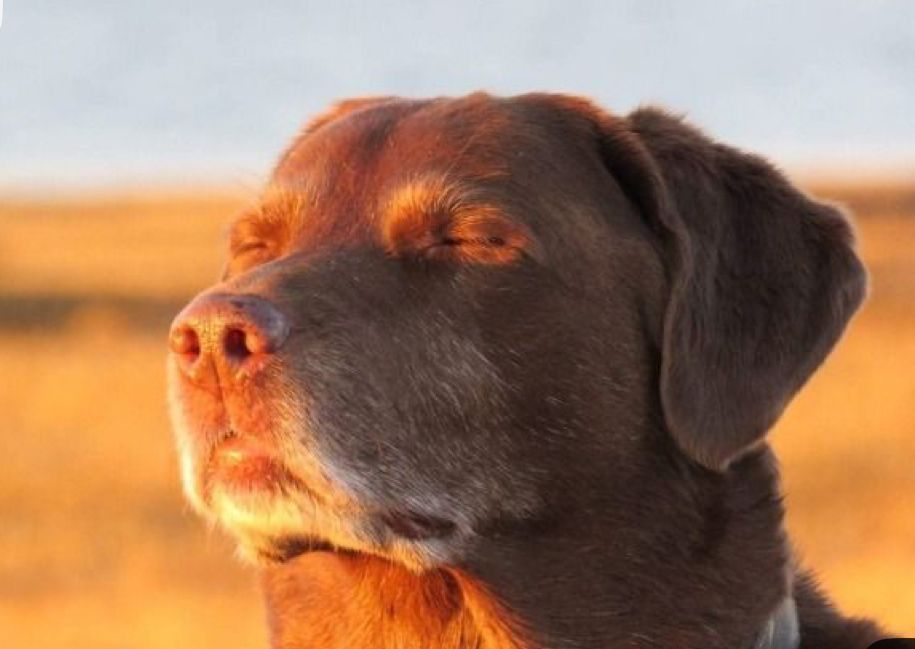
#> input picture part1_cartoonifier/assets/its_over.jpg, 915 x 649 px
$ jupyter execute cartoonifier.ipynb   (shell and % lines are left out)   (older library calls are emulated)
#> lines starting #> are read from the running program, lines starting #| are printed output that depends on the picture; after the words box and inside, x2 and y2 are one past the last pixel; in counts of white or black regions, pixels touching at a corner belong together
## Part I: Applying Image Processing Filters For Image Cartoonifying

### Objective
In this part of the assignment, the objective is to process real-world images to make them look like they are genuinely from a cartoon. The fundamental approach is to smooth the flat regions of the image with a solid color, and then draw thick, distinct lines over the strong edges. To achieve this comic book effect, we will detect edges, smooth the image, and overlay the enhanced edges back on top.

### 1.1 Generating a Black-and-White Sketch

To obtain a sketch (black-and-white drawing) of the image, we will utilize an edge-detection filter. However, edge detection is highly sensitive to noise.

#### 1.1.1 Noise Reduction Using Median Filter
We need to reduce the noise in the image before we use a Laplacian edge filter. We accomplish this using a Median filter, which is highly effective at removing noise while keeping the edges sharp.

Because Laplacian filters operate on grayscale images, we must first convert the original image from OpenCV's default BGR color space to Grayscale.
* **Grayscale Conversion:** The conversion applies weights to the color channels based on human perception:
  $$Y = 0.299R + 0.587G + 0.114B$$
* **Median Filtering:** A spatial filter slides a kernel (e.g., $5 \times 5$) across the image matrix. For each position, it sorts all the pixel values within the window and replaces the central pixel with the median value. Then, for noise reduction, we apply the Median filter.

[cell 1]
import cv2
import numpy as np
import matplotlib.pyplot as plt

def show_image(title, image, is_gray=False):
    plt.figure(figsize=(6, 6))
    if is_gray:
        plt.imshow(image, cmap='gray')
    else:
        plt.imshow(cv2.cvtColor(image, cv2.COLOR_BGR2RGB))
    plt.title(title)
    plt.axis('off')
    plt.show()

image_path = 'assets/its_over.jpg'
original_image = cv2.imread(image_path)
#> original_image is the input picture: shape (649, 915, 3); mean B, G, R 95.2, 122.8, 161.9

if original_image is None:
    print("Error: Could not load image.")
else:
    gray_image = cv2.cvtColor(original_image, cv2.COLOR_BGR2GRAY)
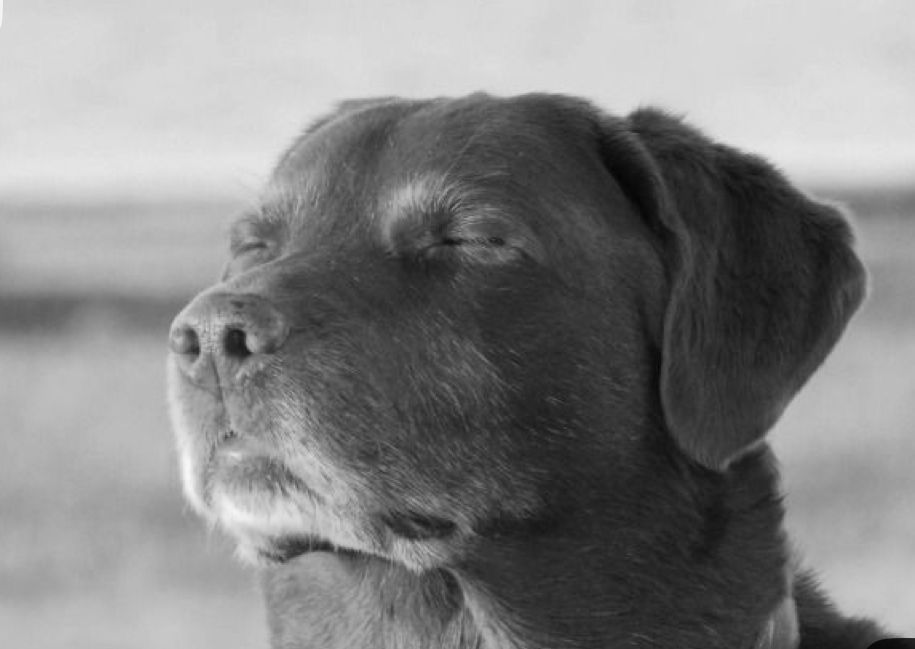
#> gray_image: shape (649, 915); min 3, max 247, mean 131.4

    smoothed_image = cv2.medianBlur(gray_image, 5)

    show_image("Original RGB image", original_image)
    show_image("Grayscale Image", gray_image, is_gray=True)
    show_image("Smoothed Grayscale Image", smoothed_image, is_gray=True)

### 1.1.2 Edge Detection Using Laplacian Filter

After noise reduction, a Laplacian filter is used for edge detection. The Laplacian operator is a second-order derivative mask that calculates the divergence of the gradient in an image, perfectly highlighting regions of rapid intensity change (the edges).

$$\Delta f = \frac{\partial^2 f}{\partial x^2} + \frac{\partial^2 f}{\partial y^2}$$

The Laplacian filter produces edges with varying brightness. Therefore, to make the edges look more like a sketch we apply a binary threshold to make the edges either white or black.

By default, edge detection produces white lines on a black background. Since a real sketch is black ink on white paper, we will use an inverted binary threshold (`cv2.THRESH_BINARY_INV`).

[cell 2]
laplacian_edges = cv2.Laplacian(smoothed_image, cv2.CV_8U, ksize=5)
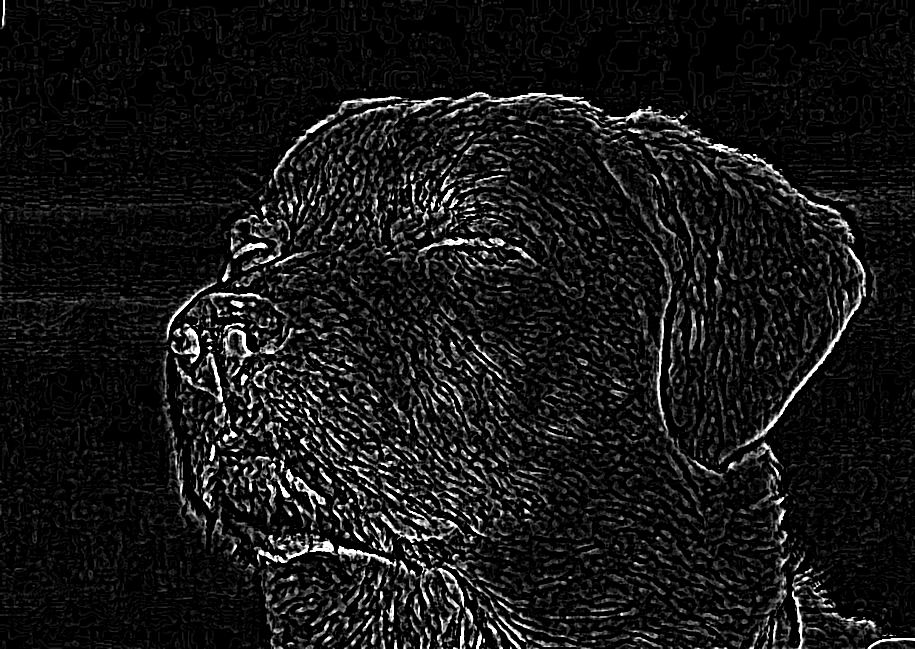
#> laplacian_edges: shape (649, 915); min 0, max 255, mean 22.3

threshold_value = 50
_, sketch_mask = cv2.threshold(laplacian_edges, threshold_value, 255, cv2.THRESH_BINARY_INV)
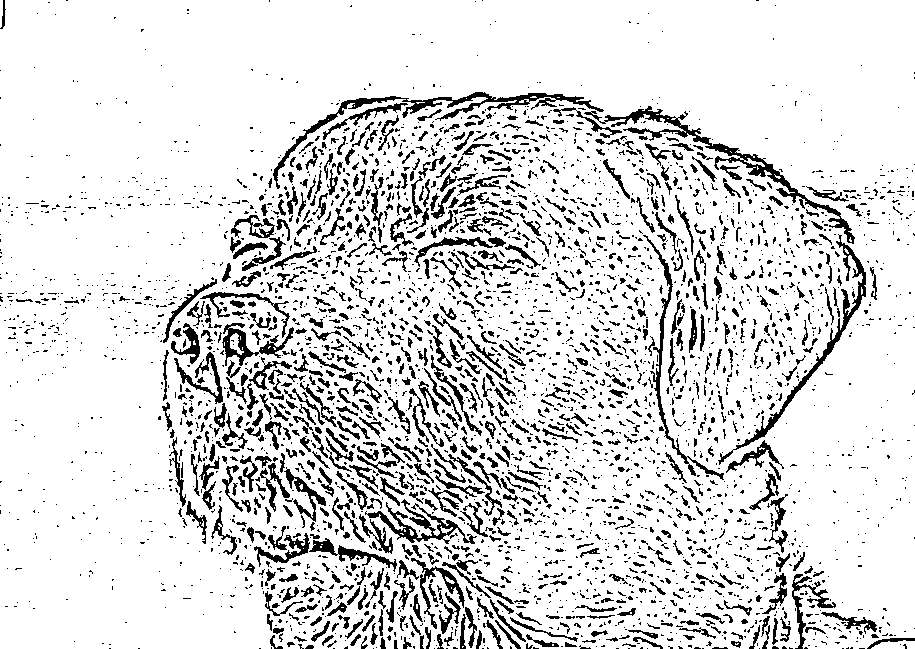
#> sketch_mask: shape (649, 915); 86.3% white; 3710 black regions (2877 under 20 px), largest, box (x1, y1, x2, y2) and area: (584, 106, 855, 244) 2516, (273, 92, 604, 189) 2293, (718, 234, 866, 465) 1738

show_image("Output from Laplacian Filter", laplacian_edges, is_gray=True)
show_image("Output after image thresholding", sketch_mask, is_gray=True)

### 1.2 Generating a Color Painting and a Cartoon

To obtain the color painting effect, we apply an edge-preserving filter known as the **Bilateral Filter**. A standard Gaussian blur smooths everything indiscriminately by averaging nearby pixels. A bilateral filter is smarter: it uses two separate Gaussian distributions.
1.  **Spatial Gaussian:** Weights pixels based on physical distance (closer pixels have more influence).
2.  **Intensity/Color Gaussian:** Weights pixels based on color similarity (only pixels with similar colors have influence).

The mathematical formulation for a pixel $\mathbf{p}$ is:
$$BF[I]_{\mathbf{p}} = \frac{1}{W_{\mathbf{p}}} \sum_{\mathbf{q} \in S} G_{\sigma_s}(\|\mathbf{p} - \mathbf{q}\|) G_{\sigma_r}(|I_{\mathbf{p}} - I_{\mathbf{q}}|) I_{\mathbf{q}}$$

This combination smooths flat regions while keeping edges sharp. However, a strong bilateral filter is computationally expensive and extremely slow.

To optimize this, instead of applying one massive filter (e.g., $21 \times 21$), we apply many small bilateral filters (e.g., $9 \times 9$) multiple times. This produces a strong cartoon effect in significantly less time.

Finally, to create the cartoon, we overlay the edge mask "sketch" onto the bilateral filter "painting". We use a bitwise AND operation, which essentially starts with a black background and copies the "painting" pixels that aren't edges in the "sketch" mask.

[cell 3]
num_repetitions = 7
ksize = 9 # filter size
sigma_color = 9 # affects how much the colors are mixed together. Higher means more mixing
sigma_space = 7 # determines how much neighboring pixels influence each other

color_painting = original_image.copy()

for _ in range(num_repetitions):
    color_painting = cv2.bilateralFilter(color_painting, ksize, sigma_color, sigma_space)

final_cartoon = cv2.bitwise_and(color_painting, color_painting, mask=sketch_mask)
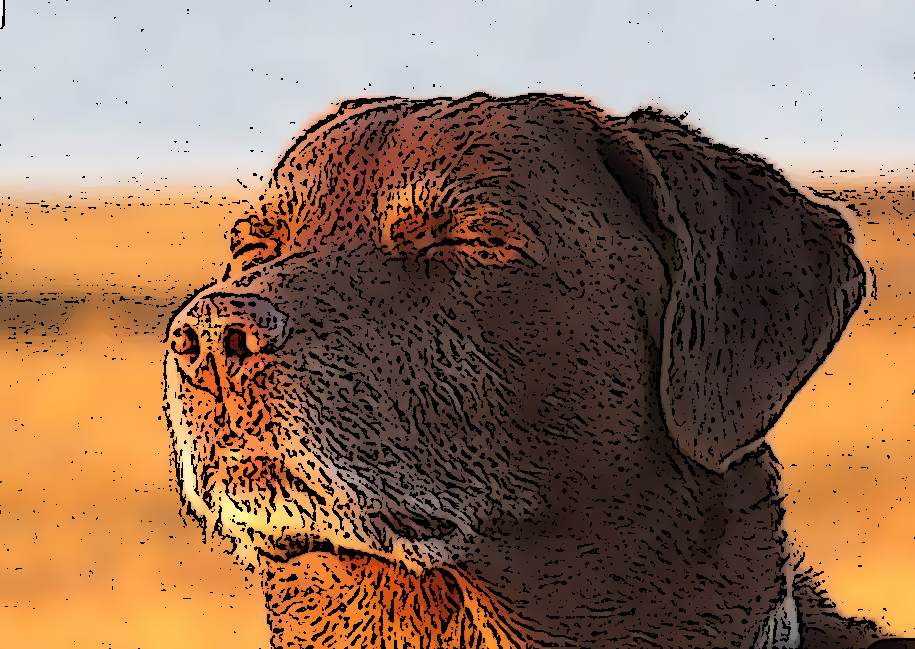
#> final_cartoon: shape (649, 915, 3); mean B, G, R 88.3, 112.7, 145.2

show_image("Output from bilateral filter", color_painting)
show_image("Final Cartoon Output", final_cartoon)
